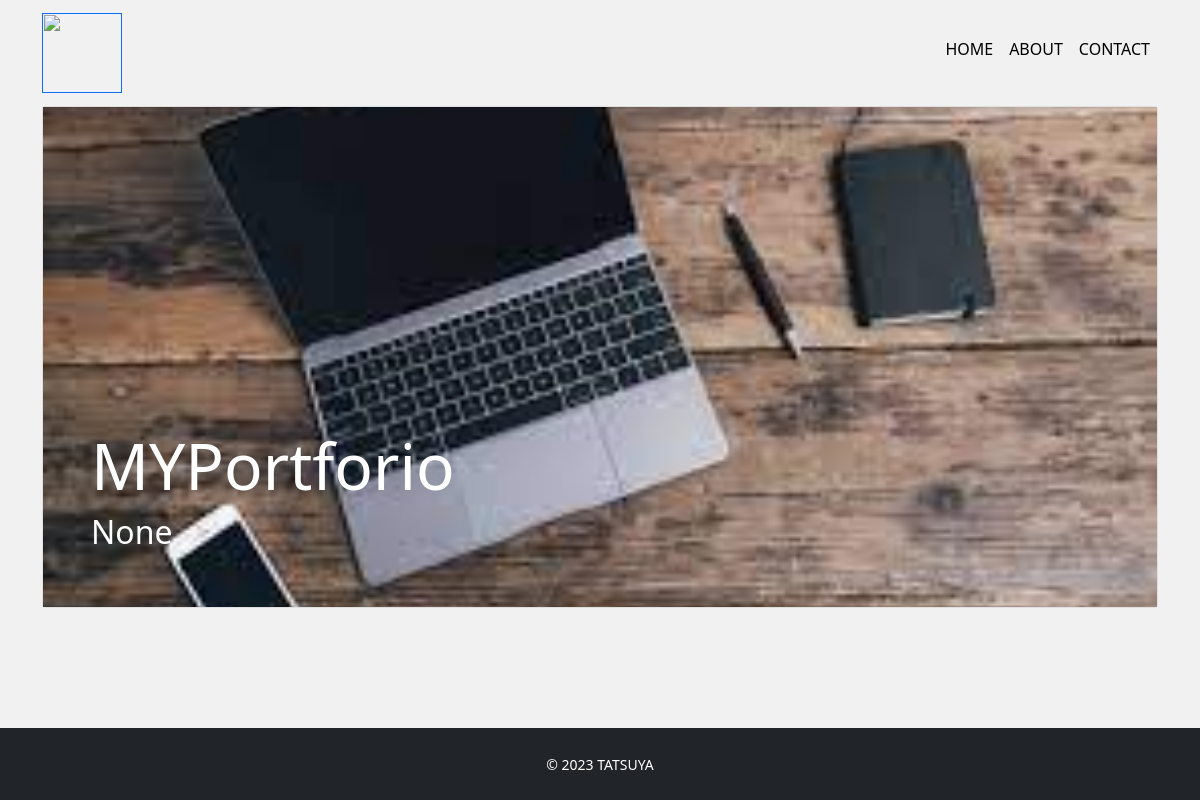
Before: / with the older database file.
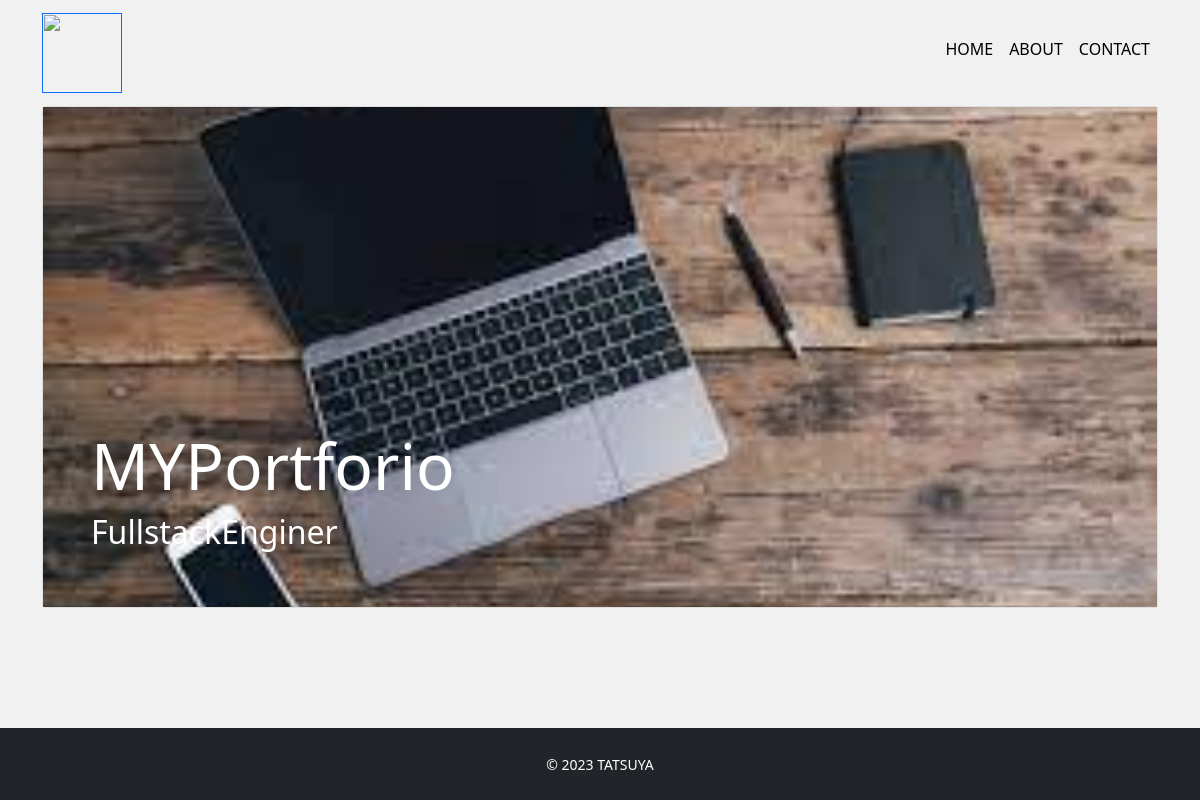
After: the same page with the newer database file.
### app/models.py (models this page shows, shortened)
class Profile(models.Model):
    title=models.CharField('タイトル',max_length=100,null=True,blank=True)
    sub_title=models.CharField('サブタイトル',max_length=100,null=True,blank=True)
    name=models.CharField('名前',max_length=100,null=True,blank=True)
    job=models.TextField('仕事',)
    intoroduction=models.TextField('自己紹介')
    github=models.CharField('github',max_length=100,null=True,blank=True)
    twitter=models.CharField('twitter',max_length=100,null=True,blank=True)
    topimage = models.ImageField(upload_to='images',verbose_name='トップ画像')
    subimage = models.ImageField(upload_to='images',verbose_name='サブ画像')

### app/views.py (the view)
# urls.py: path('',views.IndexView.as_view(),name='index')
class IndexView(View):
    def get(self,request,*args,**kwargs):
        profile_data=Profile.objects.all()
        if profile_data.exists():
            profile_data = profile_data.order_by('-id')[0]
        return render(request,'app/index.html',{'profile_data':profile_data})

### app/templates/app/index.html
{%extends 'app/base.html'%}
{% block content %}
<div class="card top d-flex flex-column justify-content-end mb-4">
    <img src="{{profile_data.topimage.url}}" alt="">
    <div class="overlay text-white p-5">
        <h1 class="title">{{profile_data.title}}</h1>
        <h5 class="subtitle">{{profile_data.sub_title}}</h5>
    </div>
</div>
{% endblock %}

### app/templates/app/base.html (shortened to what this page needs)
{% load static %}
<!DOCTYPE html>
<html lang="ja">
<head>
    <link rel="stylesheet" href="https://cdn.jsdelivr.net/npm/bootstrap@5.0.2/dist/css/bootstrap.min.css"
        rel="stylesheet"
>
    <link rel="stylesheet" href="https://use.fontawesome.com/releases/v5.15.4/css/all.css">
    <link rel="stylesheet" href="{% static 'css/style.css' %}">
</head>
<body>
    <nav class="navbar navbar-expand-lg">
        <div class="container">
            <a href="" class="navbar-brand">
                <img src="{% static 'img/logo.svg' %}" alt="" width="80" height="80">
            </a>
            <ul class="navbar-nav">
                <li class="nav-ietm mr-3">
                    <a href="/" class="nav-link nav-color">HOME</a>
                </li>
                <li class="nav-ietm mr-3">
                    <a href="/" class="nav-link nav-color">ABOUT</a>
                </li>
                <li class="nav-ietm mr-3">
                    <a href="/" class="nav-link nav-color">CONTACT</a>
                </li>
            </ul>
        </div>
    </nav>
    <main>
        <div class="container">
            {% block content %}
            {% endblock %}
        </div>
    </main>
    <footer class="py-4 bg-dark text-center">
        <small class="text-white">&copy; 2023 TATSUYA</small>
    </footer>
</body>
</html>

### app/static/css/style.css (style rules this page uses)
* { margin: 0; padding: 0; box-sizing: border-box; }
body { background: #f1f1f1; display: flex; flex-flow: column; min-height: 100vh; }
main { flex: 1; }
.navbar-nav { flex-direction: row!important; }
.nav-color { color:black; }
.nav-color:after { content: ""; display: block; height: 2px; background: #ee6c4d; margin-top: 6px; opacity: 0; transform: translateY(12px); transition: all 0.3s ease-in-out; }
.top img { object-fit: cover; height: 500px; }
.overlay { position: absolute; }
.title { font-size: 4rem; }
.subtitle { font-size: 2rem; }

Changed rows visible on the page:
changed Profile "MYPortforio": sub_title "None" → "FullstackEnginer"
